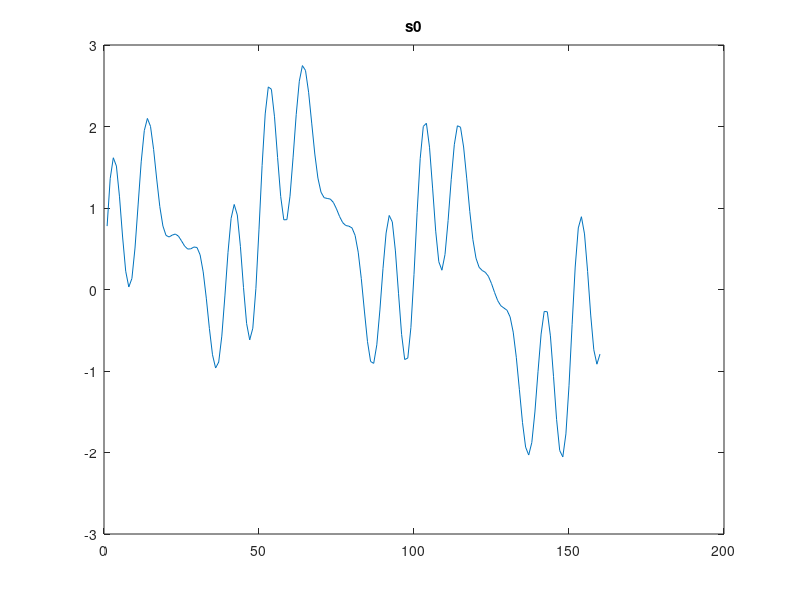

Here is the MATLAB script that generated this plot: (Note: this script raises an error after producing the figure.)

t = 1.25*10^-4:1.25*10^-4:0.02;
s0=sin(1000*t)+0.5*sin(5000*t)+0.7*sin(4000*t)+sin(200*t);
figure(1);
plot(s0);
title('s0');

[LARci,CurrFrmSTResd] = RPE_frame_ST_coder(s0);
LARci,CurrFrmSTResd
[s]= RPE_frame_ST_decoder(LARci,CurrFrmSTResd);
figure(2);
plot(s);
title('s');

function [LARc,CurrFrmSTResd] = RPE_frame_ST_coder(s0)

 
%%%%%%%%%%%%%%%%%%%%%%%%%%%%%%%%%%%%%%%%%%%%%
%PREPROCESSING%
alpha = 32735*2^-15;
beta = 28180*2^-15;
s=zeros(1,160);
s(1)=s0(1);

for k = 2:160
    
    s(k) = s0(k) - s0(k-1) + alpha*s(k-1);
    
end
for k = 2:160
    
    s(k) = s(k) - beta*s(k-1);
    
end
%%%%%%%%%%%%%%%%%%%%%%%%%%%%%%%%%%%%%%%%%%%%
%SHORT TERM ANALYSIS

%Calculate estimation of autocorrelation values r=ACF
 ACF=zeros(1,9);
 w=zeros(1,8);
 
 for k = 1:9
    for i = k+1:160
        ACF(k)=ACF(k) + s0(i)*s0(i-k);
    end
 end

%Calculating the specific autocorrelation matrix R and r
for i = 1:8
    for j = 1:8
        R(i,j)=ACF(abs(i-j)+1);
        
    end
    r(i)=ACF(i+1);
end


%Solve linear system to find the optimal coefficients
w=linsolve(R,transpose(r));


% Transform coefficients to reflection coefficients w->kr

%Create vector for poly2rc
a=zeros(9,1);
a(1)=1;
a(2:9)=-w(1:8);


%Use poly2rc to get reflection coefficients kr
kr=poly2rc(a);

%Check and make sure max values are within (-1,1)
gt1 = kr > 1;
ltm1 = kr < -1;
kr(gt1)=1;
kr(ltm1)=-1;

%Create LAR from reflection coefficients
for i=1:8
    if abs(kr(i)) >= 0.950 && abs(kr(i)) <= 1
        LAR(i) = sign(kr(i)) * (8*abs(kr(i))-6.375);
    elseif abs(kr(i)) >= 0.675 && abs(kr(i))< 0.950
        LAR(i) = sign(kr(i)) * (2*abs(kr(i))-0.675);
    elseif abs(kr(i)) < 0.675
        LAR(i)=kr(i);
    end
end
% LAR

%Could use this but standard uses the approximation above
% for i=1:8
%     LAR(i)=log10((1+kr(i))/(1-kr(i)));
% end


%Quantize and integet code LAR into LARc
A =  [20, 20, 20, 20, 13.637, 15, 8.334, 8.824];
B =  [0, 0, 4, -5, 0.184, -3.5, -0.666, -2.235];
MinLar = [-32, -32, -16, -16, -8, -8, -4, -4];
MaxLar = [31, 31, 15, 15, 7 ,7, 3, 3];

for i = 1:8
    LARc(i) = Nint(A(i)*LAR(i) + B(i));
    if LARc(i) > MaxLar(i)
        LARc(i)= MaxLar(i);
    elseif LARc(i) < MinLar(i)
        LARc(i) = MinLar(i);
    end
end

%Calculate decoded LAR (LARc->LARdec)
for i=1:8
    LARdec(i)=( (LARc(i)) - B(i) ) / A(i);
end


%Calculate decoded reflection coefficients
for i=1:8
    if abs(LARdec(i)) <= 1.625 && abs(LARdec(i)) >= 1.225
        rDec(i)=sign(LARdec(i)) * (0.125*abs(LARdec(i)) + 0.796875);
    elseif abs(LARdec(i)) < 1.225 && abs(LARdec(i)) >= 0.675
        rDec(i)=sign(LARdec(i)) * (0.5*abs(LARdec(i)) + 0.337500);
    elseif abs(LARdec(i)) < 0.675
        rDec(i)=LARdec(i);
    end
end

%Calculate coefficients from reflection coefficients
aDec = rc2poly(rDec);
sDec = zeros(1,160);

%Calcualte decoded signal from formula
for n=1:160
    for k=1:8
        if n>=k
            sDec(n)=sDec(n)+ aDec(k) * s(n-k+1);
        end
    end
end

%Calculate difference between s and sDec

 d1=s-sDec;

ui=zeros(160,9);
di = zeros(160,9);

for i = 1:9
    di(1,i)=s(1);
    ui(1,i)=s(1);        
end

 for k=2:160
     di(k,1)=s(k);
     ui(k,1)=s(k);
     
     for i=2:9
             di(k,i) = di(k,i-1) + rDec(i-1)*ui(k-1,i-1);
             ui(k,i) = ui(k-1,i-1) + rDec(i-1) * di(k,i-1);
     end
 end
d2=di(:,9);
CurrFrmSTResd=d2;

end
%%%%%%%%%%%%%%%%%%%%%%%%%%%%%%%%%%%%%%%%%%%%%%%%%%%%%%%%%%%%%%%%%%%%%%%%%%%%%%%%%%%%%%%%%%%%%%%%%%%%%%%
function [s0] = RPE_frame_ST_decoder(LARc,CurrFrmSTResd)

%Decode LAR
A =  [20, 20, 20, 20, 13.637, 15, 8.334, 8.824];
B =  [0, 0, 4, -5, 0.184, -3.5, -0.666, -2.235];
MinLar = [-32, -32, -16, -16, -8, -8, -4, -4];
MaxLar = [31, 31, 15, 15, 7 ,7, 3, 3];

for i=1:8
    LARdec(i)=( (LARc(i)) - B(i) ) / A(i);
end

%Calculate rDec from LARdec
for i=1:8
    if abs(LARdec(i)) <= 1.625 && abs(LARdec(i)) >= 1.225
        rDec(i)=sign(LARdec(i)) * (0.125*abs(LARdec(i)) + 0.796875);
    elseif abs(LARdec(i)) < 1.225 && abs(LARdec(i)) >= 0.675
        rDec(i)=sign(LARdec(i)) * (0.5*abs(LARdec(i)) + 0.337500);
    elseif abs(LARdec(i)) < 0.675
        rDec(i)=LARdec(i);
    end
end

%Calculate aDec
aDec = rc2poly(rDec)

s = zeros(160,1);
sr = zeros(160,9);
v = zeros(160,9);

d = transpose(CurrFrmSTResd);
%Calculate s from rDec and current d
for i = 1:9
    sr(1,i)=d(1);  
end
s(1)=sr(1,9);

for k = 2:160

    sr(k,1) = d(k);    
    
    for i = 2:9
        
        sr(k,i) = sr(k,i-1) - rDec(10-i)*v(k-1,10-i);
        v(k,11-i) = v(k,10-i) + rDec(10-i)*sr(k,i);
    end
    s(k) = sr(k,9);
    v(1,k) = sr(k,9);
end

%Postprocessing
s0 = zeros(160,1);

s0(1)=s(1);
for k = 2:160
    s0(k) = s(k) + 28180*2^(-15) * s(k-1);

end
end

function zrounded = Nint(z)
    zrounded = round(z);
end
